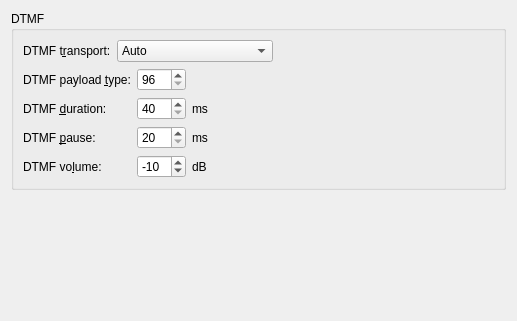
         <widget class="QWidget" name="tabDtmf">
          <attribute name="title">
           <string>DT&amp;MF</string>
          </attribute>
          <layout class="QVBoxLayout">
           <item>
            <widget class="QGroupBox" name="dtmfGroupBox">
             <property name="title">
              <string>DTMF</string>
             </property>
             <layout class="QGridLayout">
              <item row="1" column="1">
               <spacer name="spacer17">
                <property name="orientation">
                 <enum>Qt::Horizontal</enum>
                </property>
                <property name="sizeType">
                 <enum>QSizePolicy::Expanding</enum>
                </property>
                <property name="sizeHint" stdset="0">
                 <size>
                  <width>280</width>
                  <height>20</height>
                 </size>
                </property>
               </spacer>
              </item>
              <item row="1" column="0">
               <layout class="QGridLayout">
                <item row="0" column="2">
                 <widget class="QSpinBox" name="dtmfPayloadTypeSpinBox">
                  <property name="sizePolicy">
                   <sizepolicy hsizetype="Minimum" vsizetype="Fixed">
                    <horstretch>0</horstretch>
                    <verstretch>0</verstretch>
                   </sizepolicy>
                  </property>
                  <property name="minimumSize">
                   <size>
                    <width>49</width>
                    <height>0</height>
                   </size>
                  </property>
                  <property name="maximumSize">
                   <size>
                    <width>32767</width>
                    <height>32767</height>
                   </size>
                  </property>
                  <property name="whatsThis">
                   <string>The dynamic type value (96 or higher) to be used for DTMF events (RFC 2833).</string>
                  </property>
                  <property name="minimum">
                   <number>96</number>
                  </property>
                  <property name="maximum">
                   <number>127</number>
                  </property>
                 </widget>
                </item>
                <item row="1" column="3">
                 <widget class="QLabel" name="dtmfDurationMsTextLabel">
                  <property name="text">
                   <string>ms</string>
                  </property>
                  <property name="wordWrap">
                   <bool>false</bool>
                  </property>
                 </widget>
                </item>
                <item row="3" column="0">
                 <widget class="QLabel" name="dtmfVolumeTextLabel">
                  <property name="text">
                   <string>DTMF vo&amp;lume:</string>
                  </property>
                  <property name="wordWrap">
                   <bool>false</bool>
                  </property>
                  <property name="buddy">
                   <cstring>dtmfVolumeSpinBox</cstring>
                  </property>
                 </widget>
                </item>
                <item row="3" column="2">
                 <widget class="QSpinBox" name="dtmfVolumeSpinBox">
                  <property name="whatsThis">
                   <string>The power level of the DTMF tone in dB.</string>
                  </property>
                  <property name="minimum">
                   <number>-63</number>
                  </property>
                  <property name="maximum">
                   <number>0</number>
                  </property>
                  <property name="singleStep">
                   <number>10</number>
                  </property>
                  <property name="value">
                   <number>-10</number>
                  </property>
                 </widget>
                </item>
                <item row="2" column="2">
                 <widget class="QSpinBox" name="dtmfPauseSpinBox">
                  <property name="sizePolicy">
                   <sizepolicy hsizetype="Minimum" vsizetype="Fixed">
                    <horstretch>0</horstretch>
                    <verstretch>0</verstretch>
                   </sizepolicy>
                  </property>
                  <property name="minimumSize">
                   <size>
                    <width>49</width>
                    <height>0</height>
                   </size>
                  </property>
                  <property name="maximumSize">
                   <size>
                    <width>32767</width>
                    <height>32767</height>
                   </size>
                  </property>
                  <property name="whatsThis">
                   <string>The pause after a DTMF tone.</string>
                  </property>
                  <property name="minimum">
                   <number>20</number>
                  </property>
                  <property name="maximum">
                   <number>100</number>
                  </property>
                  <property name="singleStep">
                   <number>10</number>
                  </property>
                 </widget>
                </item>
                <item row="1" column="0" colspan="2">
                 <widget class="QLabel" name="dtmfDurationTextLabel">
                  <property name="text">
                   <string>DTMF &amp;duration:</string>
                  </property>
                  <property name="wordWrap">
                   <bool>false</bool>
                  </property>
                  <property name="buddy">
                   <cstring>dtmfDurationSpinBox</cstring>
                  </property>
                 </widget>
                </item>
                <item row="2" column="3">
                 <widget class="QLabel" name="dtmfPauseMsTextLabel">
                  <property name="text">
                   <string>ms</string>
                  </property>
                  <property name="wordWrap">
                   <bool>false</bool>
                  </property>
                 </widget>
                </item>
                <item row="0" column="0" colspan="2">
                 <widget class="QLabel" name="dtmfPayloadTypeTextLabel">
                  <property name="text">
                   <string>DTMF payload &amp;type:</string>
                  </property>
                  <property name="wordWrap">
                   <bool>false</bool>
                  </property>
                  <property name="buddy">
                   <cstring>dtmfPayloadTypeSpinBox</cstring>
                  </property>
                 </widget>
                </item>
                <item row="2" column="0" colspan="2">
                 <widget class="QLabel" name="dtmfPauseTextLabel">
                  <property name="text">
                   <string>DTMF &amp;pause:</string>
                  </property>
                  <property name="wordWrap">
                   <bool>false</bool>
                  </property>
                  <property name="buddy">
                   <cstring>dtmfPauseSpinBox</cstring>
                  </property>
                 </widget>
                </item>
                <item row="3" column="3">
                 <widget class="QLabel" name="dtmfVolDbmTextLabel">
                  <property name="text">
                   <string>dB</string>
                  </property>
                  <property name="wordWrap">
                   <bool>false</bool>
                  </property>
                 </widget>
                </item>
                <item row="1" column="2">
                 <widget class="QSpinBox" name="dtmfDurationSpinBox">
                  <property name="sizePolicy">
                   <sizepolicy hsizetype="Minimum" vsizetype="Fixed">
                    <horstretch>0</horstretch>
                    <verstretch>0</verstretch>
                   </sizepolicy>
                  </property>
                  <property name="minimumSize">
                   <size>
                    <width>49</width>
                    <height>0</height>
                   </size>
                  </property>
                  <property name="maximumSize">
                   <size>
                    <width>32767</width>
                    <height>32767</height>
                   </size>
                  </property>
                  <property name="whatsThis">
                   <string>Duration of a DTMF tone.</string>
                  </property>
                  <property name="minimum">
                   <number>40</number>
                  </property>
                  <property name="maximum">
                   <number>500</number>
                  </property>
                  <property name="singleStep">
                   <number>10</number>
                  </property>
                 </widget>
                </item>
               </layout>
              </item>
              <item row="0" column="0" colspan="2">
               <layout class="QHBoxLayout">
                <item>
                 <widget class="QLabel" name="dtmfTransportTextLabel">
                  <property name="text">
                   <string>DTMF t&amp;ransport:</string>
                  </property>
                  <property name="wordWrap">
                   <bool>false</bool>
                  </property>
                  <property name="buddy">
                   <cstring>dtmfTransportComboBox</cstring>
                  </property>
                 </widget>
                </item>
                <item>
                 <widget class="QComboBox" name="dtmfTransportComboBox">
                  <property name="whatsThis">
                   <string>&lt;h2&gt;RFC 2833&lt;/h2&gt;
&lt;p&gt;Send DTMF tones as RFC 2833 telephone events.&lt;/p&gt;
&lt;h2&gt;Inband&lt;/h2&gt;
&lt;p&gt;Send DTMF inband.&lt;/p&gt;
&lt;h2&gt;Auto&lt;/h2&gt;
&lt;p&gt;If the far end of your call supports RFC 2833, then a DTMF tone will be send as RFC 2833 telephone event, otherwise it will be sent inband.
&lt;/p&gt;
&lt;h2&gt;Out-of-band (SIP INFO)&lt;/h2&gt;
&lt;p&gt;
Send DTMF out-of-band via a SIP INFO request.
&lt;/p&gt;</string>
                  </property>
                  <item>
                   <property name="text">
                    <string>Auto</string>
                   </property>
                  </item>
                  <item>
                   <property name="text">
                    <string>RFC 2833</string>
                   </property>
                  </item>
                  <item>
                   <property name="text">
                    <string>Inband</string>
                   </property>
                  </item>
                  <item>
                   <property name="text">
                    <string>Out-of-band (SIP INFO)</string>
                   </property>
                  </item>
                 </widget>
                </item>
                <item>
                 <spacer name="spacer22_2">
                  <property name="orientation">
                   <enum>Qt::Horizontal</enum>
                  </property>
                  <property name="sizeType">
                   <enum>QSizePolicy::Expanding</enum>
                  </property>
                  <property name="sizeHint" stdset="0">
                   <size>
                    <width>161</width>
                    <height>20</height>
                   </size>
                  </property>
                 </spacer>
                </item>
               </layout>
              </item>
             </layout>
            </widget>
           </item>
           <item>
            <spacer name="spacer23_3">
             <property name="orientation">
              <enum>Qt::Vertical</enum>
             </property>
             <property name="sizeType">
              <enum>QSizePolicy::Expanding</enum>
             </property>
             <property name="sizeHint" stdset="0">
              <size>
               <width>20</width>
               <height>120</height>
              </size>
             </property>
            </spacer>
           </item>
          </layout>
         </widget>
